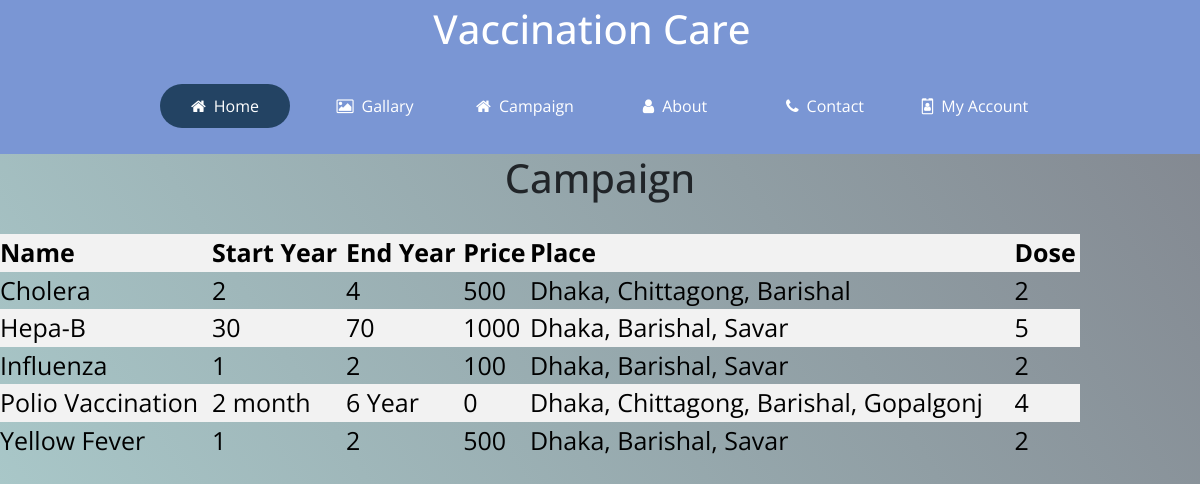
Page /vaccinelistread.php on the committed database.
### tables this page shows
CREATE TABLE `vaccinelist` (
  `V_ID` int(10) NOT NULL,
  `V_name` varchar(50) NOT NULL,
  `V_i_time` varchar(50) NOT NULL,
  `V_e_time` varchar(50) NOT NULL,
  `V_price` int(50) NOT NULL,
  `V_place` varchar(1000) NOT NULL,
  `V_dose` int(10) NOT NULL
);

### vaccinelistread.php (the view, shortened to what this page needs)
<!DOCTYPE html>
<html>
<head>
  <link rel="stylesheet" type="text/css" href="style.css">
  <link rel="stylesheet" href="https://cdn.jsdelivr.net/npm/bootstrap@4.5.3/dist/css/bootstrap.min.css">
  <link rel="stylesheet" type="text/css" href="https://stackpath.bootstrapcdn.com/font-awesome/4.7.0/css/font-awesome.min.css">
</head>
<body>
  <header class="site-headers">
    <nav>
      <div class="Menu">
      <a class="navbar-brand" href="index.html"><h1><p style="color:white">Vaccination Care</p></h1></a>
        <ul>
          <li class="active"><a href="index.html"><i class="fa fa-home"></i>Home</a></i></li>
          <li><a href="#"><i class="fa fa-picture-o"></i>Gallary</a>
          </li>
          <li><a href="vaccinelistread.php"><i class="fa fa-home"></i>Campaign</a></li>
          <li><a href="about.html"><i class="fa fa-user"></i>About</a></li>
          <li><a href="feedback.php"><i class="fa fa-phone"></i>Contact</a></li>
          <li><a href="#"><i class="fa fa-id-badge"></i>My Account</a>
          </li>
        </ul>
      </div>
    </nav>
  <center><h1>Campaign</h1></center><br>
</header>
</body>
</head>
<body>
<table>
   <tr>
      <td><b>Name</b></td>
      <td><b>Start Year</b></td>
      <td><b>End Year</b></td>
      <td><b>Price</b></td>
      <td><b>Place</b></td>
      <td><b>Dose</b></td>
    </tr>
    <?php
    $conn = mysqli_connect("localhost", "root", "", "vaccinationc");
    $sql = "SELECT V_name, V_i_time, V_e_time, V_price, V_place, V_dose from vaccinelist ";
    $result = $conn-> query($sql);
    if($result-> num_rows > 0){
        while ($row = $result-> fetch_assoc()){
            echo "<tr><td>" . $row["V_name"] . "</td><td>" . $row["V_i_time"] . "</td><td>" . $row["V_e_time"] .
            "</td><td>" . $row["V_price"] . "</td><td>" . $row["V_place"] . "</td><td>" . $row["V_dose"] . "</td></tr>";
        }
        echo "</table>";
    }
    else {
        echo " 0 result";
    }
    ?>
</body>
</html>

### style.css (style rules this page uses)
* { padding: 0; margin: 0; font-family: 'Open Sans', sans-serif; }
body { width: 100%; height: 100vh; background: linear-gradient(57deg, #aed0d0, #81858e); }
.Menu { background: rgb(122 150 212); text-align: center; }
.Menu ul { display: inline-flex; list-style: none; color: #fff; }
.Menu ul li { width: 130px; margin: 10px; padding: 10px; }
.Menu ul li a { text-decoration: none; color: #fff; }
.active,.Menu ul li:hover { background: #234363; border-radius: 50px; }
.Menu .fa { margin-right: 8px; }

### vaccinelistread.php (style rules this page uses)
body { width: 100%; height: 100vh; background: linear-gradient(57deg, #aed0d0, #81858e); }
table { border-collapse: collapse; width: 90%; color: black; font-family: monospace; font-size: 25px; text-alignL: left; }
tr:nth-child(odd) { background-color: #f2f2f2 }

### rows in the picture
vaccinelist: V_name "Cholera", V_i_time "2", V_e_time "4", V_price "500", V_place "Dhaka, Chittagong, Barishal", V_dose "2"
vaccinelist: V_name "Hepa-B", V_i_time "30", V_e_time "70", V_price "1000", V_place "Dhaka, Barishal, Savar", V_dose "5"
vaccinelist: V_name "Influenza", V_i_time "1", V_e_time "2", V_price "100", V_place "Dhaka, Barishal, Savar", V_dose "2"
vaccinelist: V_name "Polio Vaccination", V_i_time "2 month", V_e_time "6 Year", V_price "0", V_place "Dhaka, Chittagong, Barishal, Gopalgonj", V_dose "4"
vaccinelist: V_name "Yellow Fever", V_i_time "1", V_e_time "2", V_price "500", V_place "Dhaka, Barishal, Savar", V_dose "2"
